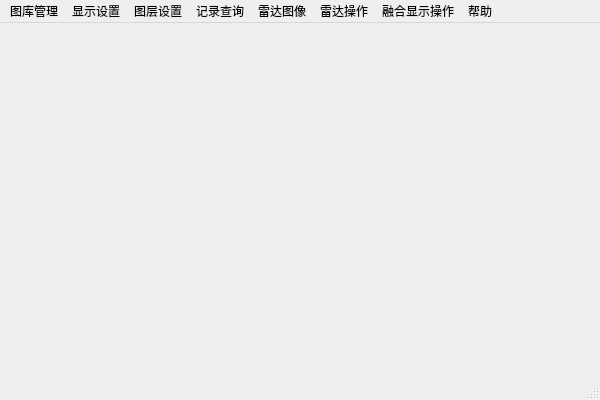
<?xml version="1.0" encoding="UTF-8"?>
<ui version="4.0">
 <class>MainWindow</class>
 <widget class="QMainWindow" name="MainWindow">
  <property name="geometry">
   <rect>
    <x>0</x>
    <y>0</y>
    <width>600</width>
    <height>400</height>
   </rect>
  </property>
  <property name="windowTitle">
   <string>MainWindow</string>
  </property>
  <widget class="QWidget" name="centralWidget"/>
  <widget class="QMenuBar" name="menuBar">
   <property name="geometry">
    <rect>
     <x>0</x>
     <y>0</y>
     <width>600</width>
     <height>23</height>
    </rect>
   </property>
   <widget class="QMenu" name="menu">
    <property name="title">
     <string>图库管理</string>
    </property>
    <addaction name="chartSelect"/>
   </widget>
   <widget class="QMenu" name="menu_2">
    <property name="title">
     <string>显示设置</string>
    </property>
    <addaction name="displayAll"/>
    <addaction name="displayStand"/>
    <addaction name="displayBase"/>
    <addaction name="separator"/>
    <addaction name="BRIGHT"/>
    <addaction name="WHITEBACK"/>
    <addaction name="BLACKBACK"/>
    <addaction name="DUSK"/>
    <addaction name="NIGHT"/>
    <addaction name="separator"/>
    <addaction name="simplePoint"/>
    <addaction name="paperPoint"/>
    <addaction name="separator"/>
    <addaction name="symbolArea"/>
    <addaction name="simpleArea"/>
    <addaction name="separator"/>
    <addaction name="safeContour"/>
    <addaction name="separator"/>
    <addaction name="chinese"/>
    <addaction name="english"/>
   </widget>
   <widget class="QMenu" name="menu_3">
    <property name="title">
     <string>图层设置</string>
    </property>
    <addaction name="layout"/>
   </widget>
   <widget class="QMenu" name="menu_4">
    <property name="title">
     <string>记录查询</string>
    </property>
    <addaction name="sailRecoder"/>
    <addaction name="alarmRecoder"/>
   </widget>
   <widget class="QMenu" name="menu_5">
    <property name="title">
     <string>帮助</string>
    </property>
    <addaction name="help"/>
   </widget>
   <widget class="QMenu" name="RadarOps">
    <property name="title">
     <string>雷达操作</string>
    </property>
    <widget class="QMenu" name="menu_6">
     <property name="title">
      <string>调谐操作</string>
     </property>
     <addaction name="tuneMan"/>
     <addaction name="tuneAuto"/>
    </widget>
    <addaction name="openAndClose"/>
    <addaction name="separator"/>
    <addaction name="rangeAdd"/>
    <addaction name="rangeSec"/>
    <addaction name="separator"/>
    <addaction name="offsetOps"/>
    <addaction name="separator"/>
    <addaction name="gainOps"/>
    <addaction name="restrainOps"/>
    <addaction name="clutterOps"/>
    <addaction name="separator"/>
    <addaction name="menu_6"/>
    <addaction name="separator"/>
    <addaction name="action_2"/>
   </widget>
   <widget class="QMenu" name="menu_7">
    <property name="title">
     <string>雷达图像</string>
    </property>
    <widget class="QMenu" name="menu_9">
     <property name="title">
      <string>颜色设置</string>
     </property>
     <addaction name="green"/>
     <addaction name="yellow"/>
     <addaction name="red"/>
    </widget>
    <widget class="QMenu" name="menu_10">
     <property name="title">
      <string>透明度设置</string>
     </property>
     <addaction name="highAlpha"/>
     <addaction name="middleAlpha"/>
     <addaction name="lowAlpha"/>
    </widget>
    <addaction name="showRadar"/>
    <addaction name="closeRadar"/>
    <addaction name="separator"/>
    <addaction name="menu_9"/>
    <addaction name="separator"/>
    <addaction name="menu_10"/>
   </widget>
   <widget class="QMenu" name="menu_8">
    <property name="title">
     <string>融合显示操作</string>
    </property>
    <addaction name="scaleMatch"/>
   </widget>
   <addaction name="menu"/>
   <addaction name="menu_2"/>
   <addaction name="menu_3"/>
   <addaction name="menu_4"/>
   <addaction name="menu_7"/>
   <addaction name="RadarOps"/>
   <addaction name="menu_8"/>
   <addaction name="menu_5"/>
  </widget>
  <widget class="QStatusBar" name="statusBar"/>
  <action name="sailRecoder">
   <property name="text">
    <string>航行记录</string>
   </property>
  </action>
  <action name="alarmRecoder">
   <property name="text">
    <string>报警记录</string>
   </property>
  </action>
  <action name="chartSelect">
   <property name="text">
    <string>海图选择</string>
   </property>
  </action>
  <action name="displayAll">
   <property name="checkable">
    <bool>true</bool>
   </property>
   <property name="text">
    <string>显示全部信息</string>
   </property>
  </action>
  <action name="displayStand">
   <property name="checkable">
    <bool>true</bool>
   </property>
   <property name="text">
    <string>显示标准信息</string>
   </property>
  </action>
  <action name="displayBase">
   <property name="checkable">
    <bool>true</bool>
   </property>
   <property name="text">
    <string>显示基本信息</string>
   </property>
  </action>
  <action name="BRIGHT">
   <property name="checkable">
    <bool>true</bool>
   </property>
   <property name="text">
    <string>DAY BRIGHT</string>
   </property>
  </action>
  <action name="WHITEBACK">
   <property name="checkable">
    <bool>true</bool>
   </property>
   <property name="text">
    <string>DAY WHITEBACK</string>
   </property>
  </action>
  <action name="BLACKBACK">
   <property name="checkable">
    <bool>true</bool>
   </property>
   <property name="text">
    <string>DAY BLACKBACK</string>
   </property>
  </action>
  <action name="DUSK">
   <property name="checkable">
    <bool>true</bool>
   </property>
   <property name="text">
    <string>DAY DUSK</string>
   </property>
  </action>
  <action name="NIGHT">
   <property name="checkable">
    <bool>true</bool>
   </property>
   <property name="text">
    <string>NIGHT</string>
   </property>
  </action>
  <action name="simplePoint">
   <property name="checkable">
    <bool>true</bool>
   </property>
   <property name="text">
    <string>简单符号</string>
   </property>
  </action>
  <action name="paperPoint">
   <property name="checkable">
    <bool>true</bool>
   </property>
   <property name="text">
    <string>传统纸海图符号</string>
   </property>
  </action>
  <action name="symbolArea">
   <property name="checkable">
    <bool>true</bool>
   </property>
   <property name="text">
    <string>符号化区域边</string>
   </property>
  </action>
  <action name="simpleArea">
   <property name="checkable">
    <bool>true</bool>
   </property>
   <property name="text">
    <string>简单化区域边</string>
   </property>
  </action>
  <action name="safeContour">
   <property name="text">
    <string>安全线设定</string>
   </property>
  </action>
  <action name="chinese">
   <property name="checkable">
    <bool>true</bool>
   </property>
   <property name="text">
    <string>中文显示</string>
   </property>
  </action>
  <action name="english">
   <property name="checkable">
    <bool>true</bool>
   </property>
   <property name="text">
    <string>英文显示</string>
   </property>
  </action>
  <action name="layout">
   <property name="text">
    <string>图层管理</string>
   </property>
  </action>
  <action name="help">
   <property name="text">
    <string>关于海图显示器</string>
   </property>
  </action>
  <action name="openAndClose">
   <property name="checkable">
    <bool>true</bool>
   </property>
   <property name="text">
    <string>打开/关闭</string>
   </property>
  </action>
  <action name="rangeAdd">
   <property name="text">
    <string>增加量程</string>
   </property>
  </action>
  <action name="rangeSec">
   <property name="text">
    <string>减少量程</string>
   </property>
  </action>
  <action name="offsetOps">
   <property name="text">
    <string>偏心操作</string>
   </property>
  </action>
  <action name="gainOps">
   <property name="text">
    <string>增益调整</string>
   </property>
  </action>
  <action name="restrainOps">
   <property name="text">
    <string>雨雪调整</string>
   </property>
  </action>
  <action name="clutterOps">
   <property name="text">
    <string>海浪调整</string>
   </property>
  </action>
  <action name="tuneMan">
   <property name="text">
    <string>手动调谐</string>
   </property>
  </action>
  <action name="tuneAuto">
   <property name="text">
    <string>自动调谐</string>
   </property>
  </action>
  <action name="action_2">
   <property name="text">
    <string>距离调整</string>
   </property>
  </action>
  <action name="showRadar">
   <property name="checkable">
    <bool>true</bool>
   </property>
   <property name="text">
    <string>显示图像</string>
   </property>
  </action>
  <action name="closeRadar">
   <property name="checkable">
    <bool>true</bool>
   </property>
   <property name="text">
    <string>关闭图像</string>
   </property>
  </action>
  <action name="scaleMatch">
   <property name="checkable">
    <bool>true</bool>
   </property>
   <property name="text">
    <string>比例尺匹配</string>
   </property>
  </action>
  <action name="green">
   <property name="checkable">
    <bool>true</bool>
   </property>
   <property name="text">
    <string>绿色</string>
   </property>
  </action>
  <action name="yellow">
   <property name="checkable">
    <bool>true</bool>
   </property>
   <property name="text">
    <string>黄色</string>
   </property>
  </action>
  <action name="red">
   <property name="checkable">
    <bool>true</bool>
   </property>
   <property name="text">
    <string>红色</string>
   </property>
  </action>
  <action name="highAlpha">
   <property name="checkable">
    <bool>true</bool>
   </property>
   <property name="text">
    <string>低透明度</string>
   </property>
  </action>
  <action name="middleAlpha">
   <property name="checkable">
    <bool>true</bool>
   </property>
   <property name="text">
    <string>中透明度</string>
   </property>
  </action>
  <action name="lowAlpha">
   <property name="checkable">
    <bool>true</bool>
   </property>
   <property name="text">
    <string>高透明度</string>
   </property>
  </action>
 </widget>
 <layoutdefault spacing="6" margin="11"/>
 <resources/>
 <connections/>
</ui>
